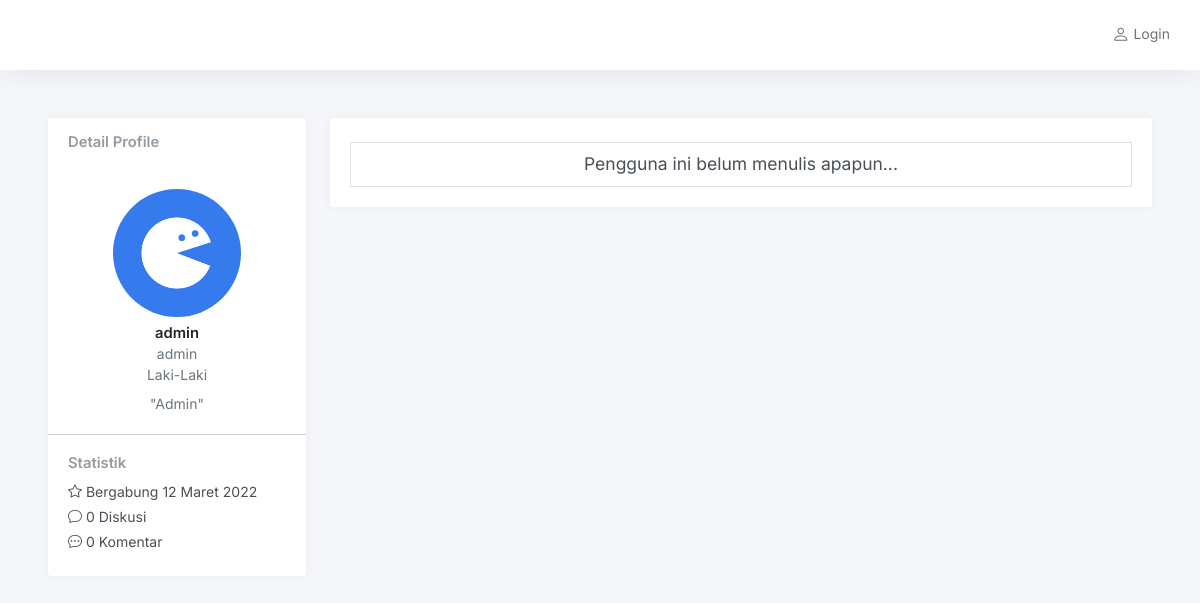
Before: /admin/profile.php?id=admin with the older database file.
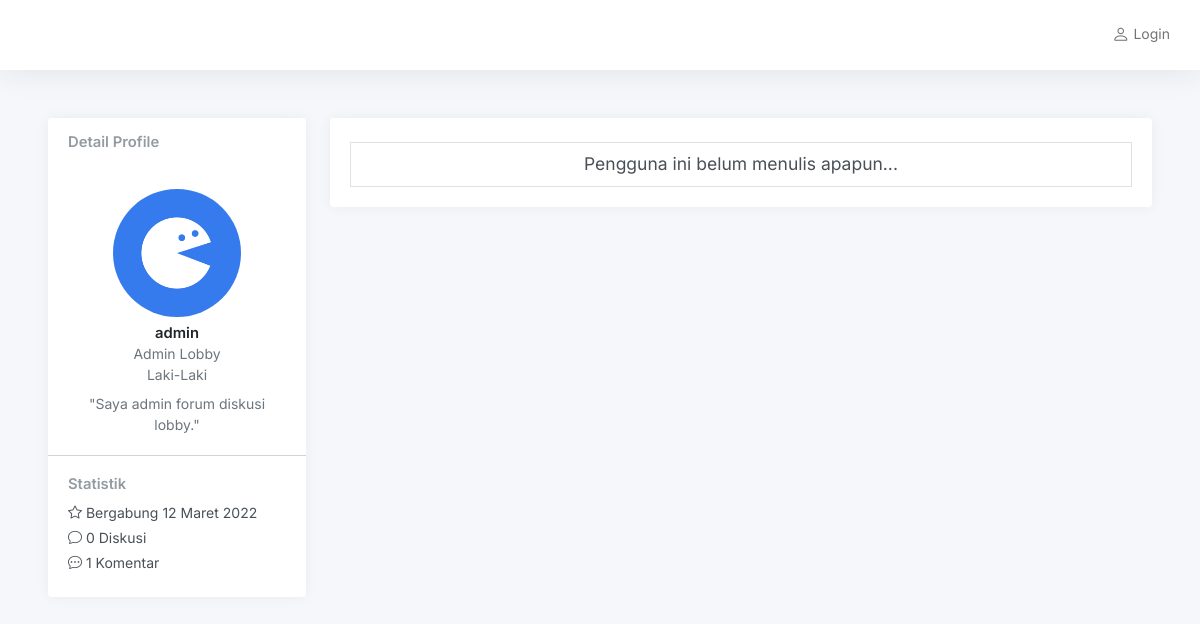
After: the same page with the newer database file.
### tables this page shows
CREATE TABLE `account` (
  `username` varchar(50) NOT NULL,
  `password` varchar(100) NOT NULL,
  `nama` varchar(100) NOT NULL,
  `gender` enum('Laki-Laki','Perempuan') DEFAULT NULL,
  `bio` varchar(250) DEFAULT NULL,
  `photo` varchar(9999) DEFAULT NULL,
  `dibuat` date DEFAULT NULL,
  `blokir` date DEFAULT NULL,
  `akses` enum('admin','user','blokir') NOT NULL,
  PRIMARY KEY (`username`)
);

### admin/profile.php (the view, shortened to what the changed rows need)
<?php
include "../config.php";
$profile = $_GET['id'];
?>
<!DOCTYPE html>
<html lang="en">
<?php
include "php/head.php";
?>
<body>
    <div class="wrapper">
        <div class="main">
            <main class="content">
                <div class="container-fluid p-0 mb-7">
                    <div class="row">
                        <div class="col-md-4 col-xl-3">
                            <?php
                            $profile_data = mysqli_query($conn, "SELECT username,nama,gender,bio,photo,
                            DATE_FORMAT(dibuat, '%d') AS tglgabung, DATE_FORMAT(dibuat,'%M') AS blngabung,DATE_FORMAT(dibuat,'%Y') AS thngabung
                            FROM account WHERE username = '$profile'");
                            while ($row = mysqli_fetch_array($profile_data)) {
                                $data_photo = $row['photo'];
                                if ($data_photo == NULL) {
                                    $data_photo = "default_image.png";
                                }
                                $profile_bio = $row['bio'];
                                $jumlahpost = mysqli_query($conn, "SELECT COUNT(username) AS jumlah FROM post WHERE username = '$profile' AND kategori !=1");
                                while ($jml = mysqli_fetch_array($jumlahpost)) {
                                    $post_count = $jml['jumlah'];
                                }
                                $jumlahcomment = mysqli_query($conn, "SELECT COUNT(username) AS jumlah FROM komentar WHERE username = '$profile'");
                                while ($jml = mysqli_fetch_array($jumlahcomment)) {
                                    $comment_count = $jml['jumlah'];
                                }
                                $profile_tglgabung = $row['tglgabung'];
                                $profile_blngabung = $row['blngabung'];
                                $profile_thngabung = $row['thngabung'];
                            ?>
                                <div class="card mb-3">
                                    <div class="card-header">
                                        <h5 class="card-title mb-0">Detail Profile</h5>
                                    </div>
                                    <div class="card-body text-center">
                                        <img src="img/user/<?php echo $data_photo; ?>" class="rounded-circle mb-2" height="128" />
                                        <h5 class="card-title mb-0 text-dark"><?php echo $row['username']; ?></h5>
                                        <div class="text-muted"><?php echo $row['nama']; ?></div>
                                        <div class="text-muted mb-2"><?php echo $row['gender']; ?></div>
                                        <div class="text-muted">"<?php echo $profile_bio; ?>"</div>
                                    </div>
                                    <hr class="my-0" />
                                    <div class="card-body">
                                        <h5 class="h6 card-title">Statistik</h5>
                                        <ul class="list-unstyled mb-0">
                                            <li class="mb-1"><i class="bi bi-star"></i> Bergabung <?php echo $profile_tglgabung . " " . $profile_blngabung . " " . $profile_thngabung; ?></li>
                                            <li class="mb-1"><i class="bi bi-chat"></i></i> <?php echo $post_count; ?> Diskusi</li>
                                            <li class="mb-1"><i class="bi bi-chat-dots"></i> <?php echo $comment_count; ?> Komentar</li>
                                        </ul>
                                    </div>
                                </div>
                            <?php
                            }
                            ?>
                        </div>
                    </div>
                </div>
            </main>
        </div>
    </div>
</body>
</html>

Changed rows visible on the page:
changed account "admin": nama "admin" → "Admin Lobby"; bio "Admin" → "Saya admin forum diskusi lobby."; comment_count "0" → "1"
